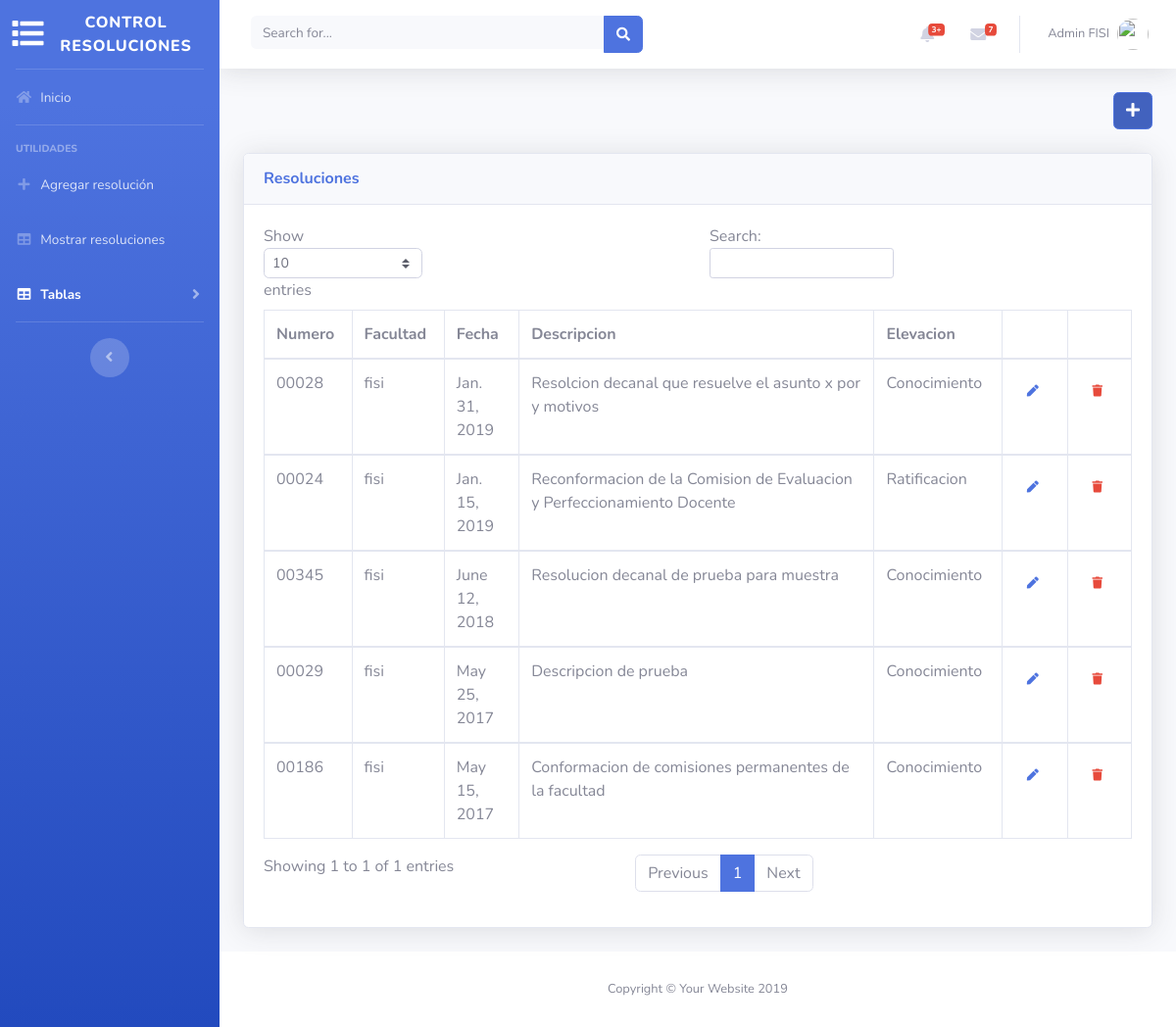
The page /controlresoluciones/resolucion/tabla on the database as committed earlier.
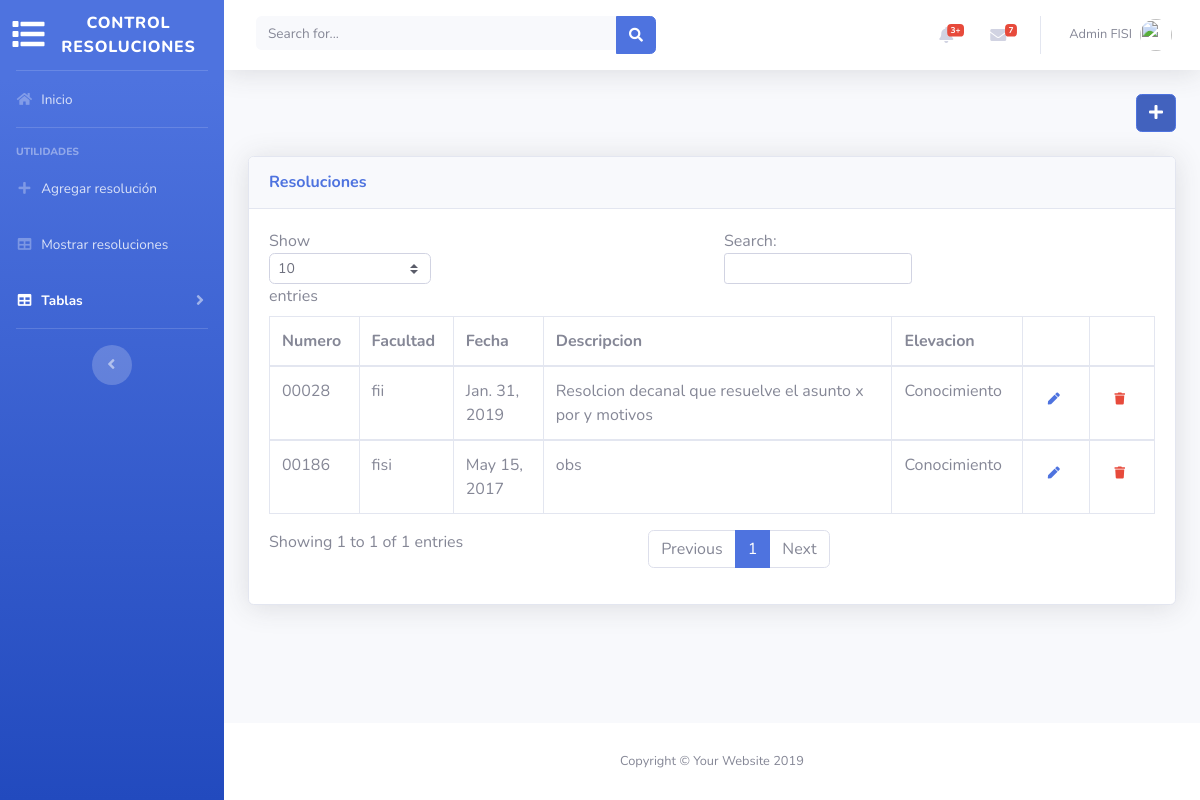
The same page on the database as committed later.
### resoluciones/models.py (models this page shows, shortened)
class Resolucion(models.Model):
    nro_resolucion = models.CharField(max_length=5, primary_key=True)
    facultad_resolucion = models.ForeignKey(Facultad, on_delete=models.CASCADE)
    fecha_resolucion = models.DateField()
    link_descarga = models.CharField(max_length=100)
    estado_resolucion = models.CharField(max_length=20)
    descripcion_resolucion = models.TextField(default='obs')
    observacion_resolucion = models.TextField()
    adjunto_resolucion = models.CharField(max_length=100)
    tipo_elevacion = models.CharField(max_length=50)
    class Meta:
        ordering = ('-fecha_resolucion',)

class Facultad(models.Model):
    FACS = (
        ('fmsf', 'FMSF'),
        ('fdcp', 'FDCP'),
        ('flch', 'FLCH'),
        ('ffb', 'FFB'),
        ('fo', 'FO'),
        ('fedu', 'FEDU'),
        ('fqiq', 'FQIQ'),
        ('fmv', 'FMV'),
        ('fca', 'FCA'),
        ('fcb', 'FCB'),
        ('fcc', 'FCC'),
        ('fce', 'FCE'),
        ('fcf', 'FCF'),
        ('fcm', 'FCM'),
        ('fcs', 'FCS'),
        ('figmmg', 'FIGMMG'),
        ('fii', 'FII'),
        ('fpsi', 'FPSI'),
        ('fiee', 'FIEE'),
        ('fisi', 'FISI'),
    )
    id_facultad = models.CharField(max_length=3, primary_key=True)
    nombre_facultad = models.CharField(max_length=100)
    abreviatura_facultad = models.CharField(max_length=6, choices=FACS)
    def __str__(self):
        return self.abreviatura_facultad

### resoluciones/views.py (the view)
# urls.py: path('resolucion/tabla', tablaresolucion, name='tablaresolucion'),
def tablaresolucion(request):
    resoluciones = Resolucion.objects.all()
    resolutivos = Resolutivo.objects.all()
    considerandos = Considerando.objects.all()
    expedientes = Expediente.objects.all()
    dependencias = Dependencia.objects.all()
    personas = Persona.objects.all()
    return render(request, 'resolucion/tablaresolucion.html',
                  {'resoluciones': resoluciones,'resolutivos':resolutivos,'considerandos':considerandos,
                   'expedientes':expedientes,'dependencias':dependencias,'personas':personas})

### resoluciones/templates/resolucion/tablaresolucion.html (shortened to what this page needs)
{% extends 'base.html' %}
{% block activepage2 %} active {% endblock %}
{% block content %}
    {% load staticfiles %}
        <div class="container-fluid">
          <p class="mb-4 text-right">
              <a href="{% url 'nuevoresolucion' %}" class="btn btn-primary btn-icon-split">
                  <span class="icon">
                      <i class="fas fa-plus"></i>
                  </span>
              </a>
          </p>
          <div class="card shadow mb-4">
            <div class="card-header py-3">
              <h6 class="m-0 font-weight-bold text-primary">Resoluciones</h6>
            </div>
            <div class="card-body">
              <div class="table-responsive">
              <form method="POST" id="forme" action="">{% csrf_token %}
                <table class="table table-bordered table-hover" id="dataTable" width="100%" cellspacing="0">
                  <thead>
                    <tr>
                      <th>Numero</th>
                      <th>Facultad</th>
                      <th>Fecha</th>
                      <th>Descripcion</th>
                      <th>Elevacion</th>
                        <th></th>
                        <th></th>
                    </tr>
                  </thead>
                  {% for r in resoluciones %}
                      <tbody>
                    <tr class="clickable" data-toggle="collapse" data-target="#des{{ r.nro_resolucion }}">
                      <td id="{{ r.nro_resolucion }}" >{{ r.nro_resolucion }}</td>
                      <td>{{ r.facultad_resolucion }}</td>
                      <td>{{ r.fecha_resolucion }}</td>
                      <td>{{ r.descripcion_resolucion }}</td>
                      <td>{{ r.tipo_elevacion }}</td>
                      <td><button type="submit" onclick="obtener('{{ r.nro_resolucion }}')" formaction="{% url 'editarresolucion' %}"  class="btn btn-link"><i class="fas fa-pen fa-xs"></i></button></td>
                      <td><button type="submit" onclick="obtener('{{ r.nro_resolucion }}')" formaction="{% url 'eliminarresolucion' %}" class="btn btn-link"><i class="fas text-danger fa-trash fa-xs"></i></button></td>
                    </tr>
                      </tbody>
                  {% endfor %}
                </table>
              </form>
              </div>
            </div>
          </div>
        </div>
{% endblock %}

### resoluciones/templates/base.html (shortened to what this page needs)
{% load staticfiles %}
<!DOCTYPE html>
<html lang="en">
<head>
  <link href="{% static 'resoluciones/vendor/fontawesome-free/css/all.min.css' %}" rel="stylesheet" type="text/css">
  <link href="{% static 'resoluciones/css/sb-admin-2.min.css' %}" rel="stylesheet">
</head>
<body id="page-top">
  <div id="wrapper">
    <ul class="navbar-nav bg-gradient-primary sidebar sidebar-dark accordion" id="accordionSidebar">
      <a class="sidebar-brand d-flex align-items-center justify-content-center" href="{% url 'inicio' %}">
        <div class="sidebar-brand-icon">
          <i class="fas fa-list"></i>
        </div>
        <div class="sidebar-brand-text mx-3">Control resoluciones</div>
      </a>
      <hr class="sidebar-divider my-0">
      <li class="nav-item {% block activepage1 %}{% endblock %}">
        <a class="nav-link" href="{% url 'inicio' %}">
          <i class="fas fa-fw fa-home"></i>
          <span>Inicio</span></a>
      </li>
      <hr class="sidebar-divider">
      <div class="sidebar-heading">
        Utilidades
      </div>
      <li class="nav-item">
        <a class="nav-link" href="{% url 'nuevoresolucion' %}">
          <i class="fas fa-fw fa-plus"></i>
          <span>Agregar resolución</span></a>
      </li>
      <li class="nav-item">
        <a class="nav-link" href="{% url 'tablaresolucion' %}">
          <i class="fas fa-fw fa-table"></i>
          <span>Mostrar resoluciones</span></a>
      </li>
        <li class="nav-item {% block activepage2 %}{% endblock %}">
        <a class="nav-link collapsed" href="#" data-toggle="collapse" data-target="#collapseTables" aria-expanded="true" aria-controls="collapsePages">
          <i class="fas fa-fw fa-table"></i>
          <span>Tablas</span>
        </a>
      </li>
      <hr class="sidebar-divider d-none d-md-block">
      <div class="text-center d-none d-md-inline">
        <button class="rounded-circle border-0" id="sidebarToggle"></button>
      </div>
    </ul>
    <div id="content-wrapper" class="d-flex flex-column">
      <div id="content">
        <nav class="navbar navbar-expand navbar-light bg-white topbar mb-4 static-top shadow">
          <form class="d-none d-sm-inline-block form-inline mr-auto ml-md-3 my-2 my-md-0 mw-100 navbar-search">
            <div class="input-group">
              <input type="text" class="form-control bg-light border-0 small" placeholder="Search for..." aria-label="Search" aria-describedby="basic-addon2">
              <div class="input-group-append">
                <button class="btn btn-primary" type="button">
                  <i class="fas fa-search fa-sm"></i>
                </button>
              </div>
            </div>
          </form>
          <ul class="navbar-nav ml-auto">
            <li class="nav-item dropdown no-arrow mx-1">
              <a class="nav-link dropdown-toggle" href="#" id="alertsDropdown" role="button" data-toggle="dropdown" aria-haspopup="true" aria-expanded="false">
                <i class="fas fa-bell fa-fw"></i>
                <span class="badge badge-danger badge-counter">3+</span>
              </a>
            </li>
            <li class="nav-item dropdown no-arrow mx-1">
              <a class="nav-link dropdown-toggle" href="#" id="messagesDropdown" role="button" data-toggle="dropdown" aria-haspopup="true" aria-expanded="false">
                <i class="fas fa-envelope fa-fw"></i>
                <span class="badge badge-danger badge-counter">7</span>
              </a>
            </li>
            <li class="nav-item dropdown no-arrow">
              <a class="nav-link dropdown-toggle" href="#" id="userDropdown" role="button" data-toggle="dropdown" aria-haspopup="true" aria-expanded="false">
                <span class="mr-2 d-none d-lg-inline text-gray-600 small">Admin FISI</span>
                <img class="img-profile rounded-circle" src="http://sistemas.unmsm.edu.pe/assets/fisi/img/logo/logo-fisi.png">
              </a>
            </li>
          </ul>
        </nav>
        {% block content %}
        {% endblock %}
      </div>
      <footer class="sticky-footer bg-white">
        <div class="container my-auto">
          <div class="copyright text-center my-auto">
            <span>Copyright &copy; Your Website 2019</span>
          </div>
        </div>
      </footer>
    </div>
  </div>
</body>
</html>

Rows that differ between the two databases and show on the page:
removed Resolucion: nro_resolucion "00024", facultad_resolucion "fisi", fecha_resolucion "Jan. 15, 2019", descripcion_resolucion "Reconformacion de la Comision de Evaluacion y Perfeccionamiento Docente", tipo_elevacion "Ratificacion"
removed Resolucion: nro_resolucion "00345", facultad_resolucion "fisi", fecha_resolucion "June 12, 2018", descripcion_resolucion "Resolucion decanal de prueba para muestra", tipo_elevacion "Conocimiento"
removed Resolucion: nro_resolucion "00029", facultad_resolucion "fisi", fecha_resolucion "May 25, 2017", descripcion_resolucion "Descripcion de prueba", tipo_elevacion "Conocimiento"
changed Resolucion "Resolcion decanal que resuelve el asunto x por y motivos": facultad_resolucion "fisi" → "fii"
changed Resolucion "fisi": descripcion_resolucion "Conformacion de comisiones permanentes de la facultad" → "obs"
